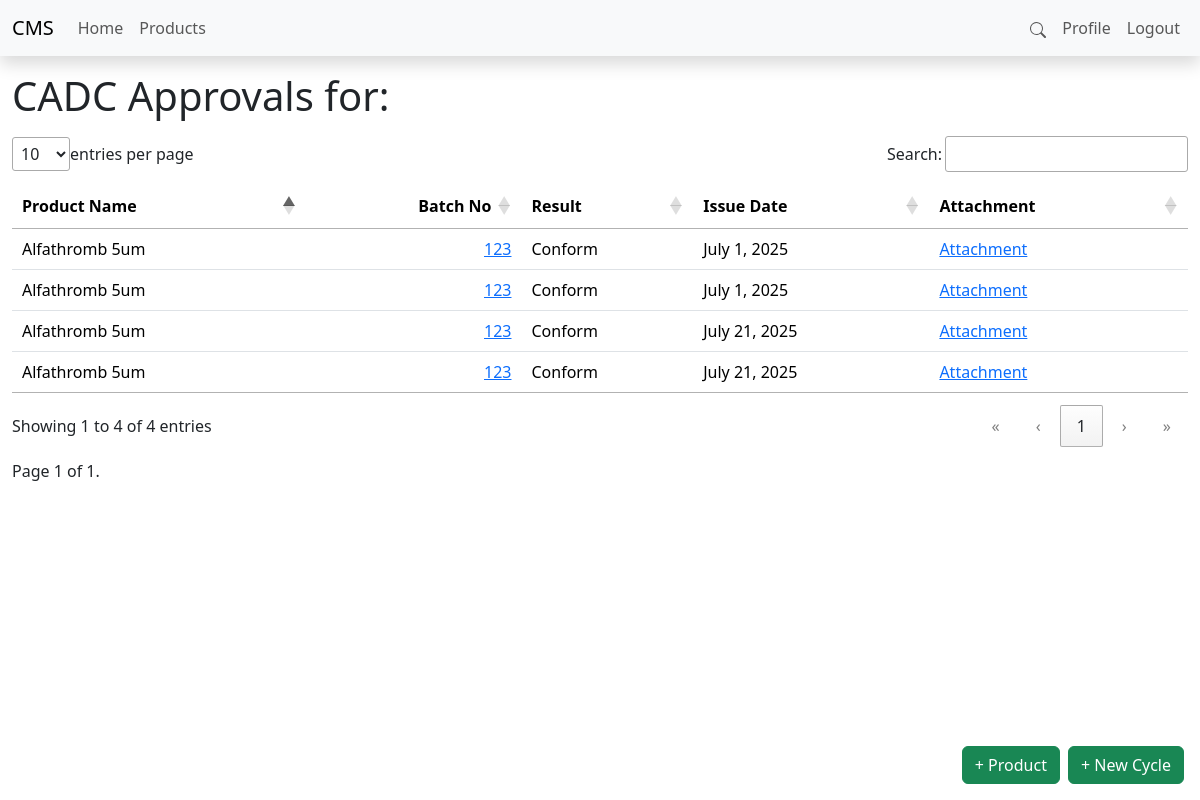
The page /products/4/cadcApproval/ (signed in) on the database as committed earlier.
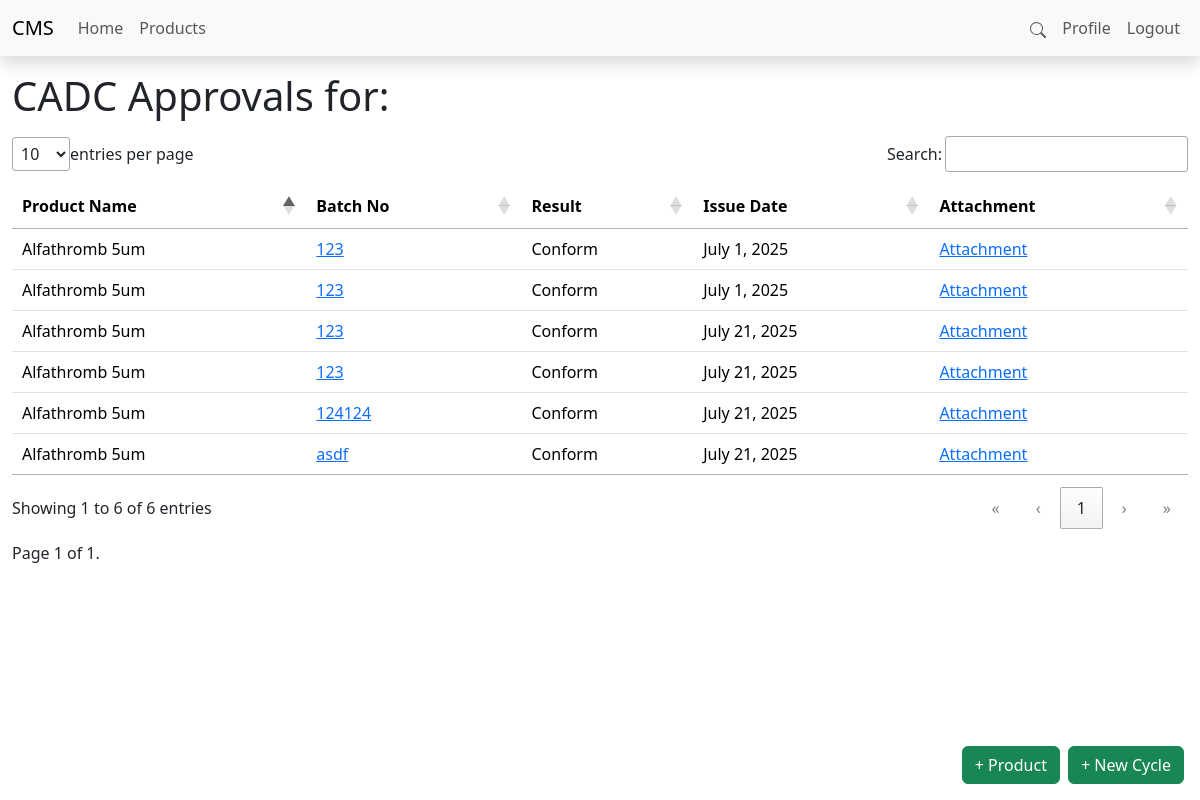
The same page on the database as committed later.
### products/models.py (models this page shows, shortened)
class CADCApproval(models.Model):
    sic = models.CharField(max_length=100)
    batch_no = models.CharField(max_length=100)
    result = models.BooleanField(choices=[
        (True, "Conform"),
        (False, "Not Conform")
    ],default=False,max_length=1)
    issue_date = models.DateField()
    sampling_reason = models.IntegerField(choices=[
        (1,"Pilot"),
        (2,"First Three Production Batches"),
        (3,"Variation"),
        (4,"Random"),
        (5,"Other")
    ],default=4)
    upload_date = models.DateTimeField(auto_now_add=True)
    attachment = models.FileField(upload_to=upload_to)
    product = models.ForeignKey(Product,on_delete=models.CASCADE)

class Product(models.Model):
    class Meta:
        ordering = ["name"]
    name = models.CharField(max_length=1000)
    dosage_form = models.ForeignKey(DosageForm, on_delete=models.CASCADE,default=1)
    active_ingredients = models.CharField(max_length=1000)
    decree_no = models.ForeignKey(RegisterationDecree,on_delete=models.CASCADE,default=1)

### products/views.py (the view)
# urls.py: path('<pk>/cadcApproval/',ListCADCApproval.as_view(),name="list_cadcApproval"),
class ListCADCApproval(ListView):
    model = CADCApproval
    context_object_name = "cadc_approvals"
    paginate_by = 200
    template_name = "./product/cadc_approval/index.html"
    def get_queryset(self):
        query = self.request.GET.get('q')
        if query:
            return ComparativeApproval.objects.filter(
                Q(batch_no__icontains=query) |
                Q(sic__icontains=query) |
                Q(sampling_reason__icontains=query)
            )
        else:
            return CADCApproval.objects.filter(product__pk=self.kwargs["pk"])

### Templates/Product/cadc_approval/index.html (shortened to what this page needs)
{% extends "../../__layout__.html" %}
{% load static %}
{% block styles %}
<link rel="stylesheet" href="{% static './css/datatable.min.css' %}">
{% endblock styles %}
{% block navbarlinksright %}
<li class="nav-item"><a href="#search" class="nav-link">
    <svg xmlns="http://www.w3.org/2000/svg" width="16" height="16" fill="currentColor" class="bi bi-search" viewBox="0 0 16 16">
        <path d="M11.742 10.344a6.5 6.5 0 1 0-1.397 1.398h-.001q.044.06.098.115l3.85 3.85a1 1 0 0 0 1.415-1.414l-3.85-3.85a1 1 0 0 0-.115-.1zM12 6.5a5.5 5.5 0 1 1-11 0 5.5 5.5 0 0 1 11 0"/>
      </svg>
</a></li>
{% endblock navbarlinksright %}
{% block content %}
<div class="container-fluid">
    <h1 class="my-3">CADC Approvals for: </h1>
    <table id="boxapprovalsTable" class="table" style="width:100%">
        <thead>
            <tr>
                <th>Product Name</th>
                <th>Batch No</th>
                <th>Result</th>
                <th>Issue Date</th>
                <th>Attachment</th>
            </tr>
        </thead>
        <tbody>
        {% for cadc_approval in cadc_approvals %}
            <tr>
                <td>
                    {{ cadc_approval.product.name }}
                </td>
                <td>
                    <a href="{% url 'product:list_cadcApproval' pk=cadc_approval.pk %}">
                    {{ cadc_approval.batch_no }}
                    </a>
                </td>
                <td>{% if cadc_approval.result == True %}Conform{% else %}Not Conform{% endif %}</td>
                <td>{{ cadc_approval.issue_date }}</td>
                <td><a target="_blank" href="/media/{{ cadc_approval.attachment }}">Attachment</a></td>
            </tr>
            {% endfor %}
        </tbody>
    </table>
    <div class="pagination">
        <span class="step-links">
            <span class="current">
                Page {{ page_obj.number }} of {{ page_obj.paginator.num_pages }}.
            </span>
        </span>
    </div>
</div>
{% include "../../bits/creation_footer.html" %}
{% endblock %}

### Templates/__layout__.html (shortened to what this page needs)
{% load static %}
<!DOCTYPE html>
<html lang="en">
<head>
    <link rel="stylesheet" href="{% static './css/bootstrap.min.css' %}">
    <link rel="stylesheet" href="{% static './css/main.css' %}">
    {% block styles %}{% endblock styles %}
</head>
<body>
    <nav class="navbar shadow navbar-expand-lg navbar-light bg-light">
        <div class="container-fluid">
          <a class="navbar-brand" href="{% url 'index' %}">CMS</a>
          <div class="collapse navbar-collapse" id="navbarSupportedContent">
            <ul class="navbar-nav me-auto mb-2 mb-lg-0">
              {% if user.is_authenticated %}
              <li class="nav-item">
                <a class="nav-link" href="{% url 'index' %}">Home</a>
              </li>
              <li class="nav-item">
                <a class="nav-link" href="{% url 'product:products_index' %}">Products</a>
              </li>
              {% endif %}
            </ul>
            <ul class="navbar-nav mb-2 mb-lg-0">
              {% block navbarlinksright %}{% endblock navbarlinksright %}
              {% if not user.is_authenticated %}
              <a class="nav-link" href="{% url "login" %}">Login</a>
              {% else %}
              <a class="nav-link" href="{% url "logout" %}">Profile</a>
              <a class="nav-link" href="{% url "logout" %}">Logout</a>
              {% endif %}
            </ul>
          </div>
        </div>
      </nav>
    {% block content %}
    {% endblock %}
</body>
</html>

### Templates/bits/creation_footer.html
<div class="position-absolute bottom-0 end-0">
    <ul class="nav gap-2 mb-3 px-3">
        <li><a href="{% url "product:create_product" %}" class="btn btn-success">+ Product</a></li>
        <li><a href="" class="btn btn-success">+ New Cycle</a></li>
    </ul>
</div>

### Static/css/main.css (style rules this page uses)
* { overflow-wrap: break-word !important; }

Rows that differ between the two databases and show on the page:
added CADCApproval: product.name "Alfathromb 5um", batch_no "124124", result "Conform", issue_date "July 21, 2025"
added CADCApproval: product.name "Alfathromb 5um", batch_no "asdf", result "Conform", issue_date "July 21, 2025"
Other text that changed with them:
text written by a page script: "entries per page Search: Showing 1 to 4 of 4 entries « ‹ 1 › »" → "entries per page Search: Showing 1 to 6 of 6 entries « ‹ 1 › »"
